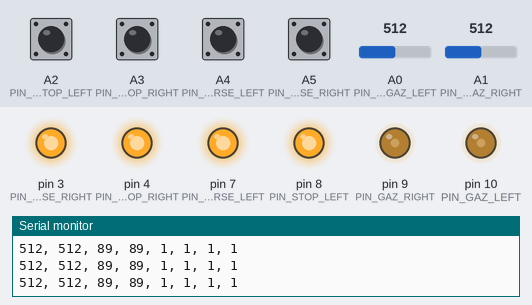
The sketch below on a simulated Arduino Uno, built with avr-gcc and run on an emulated ATmega328P. Parts: output pins drawn as LEDs (lit = HIGH), the last lines printed to the serial monitor. Inputs (shaded band) come from the test bench; at power-on: A2 (PIN_BTN_STOP_LEFT), A3 (PIN_BTN_STOP_RIGHT), A4 (PIN_BTN_REVERSE_LEFT), A5 (PIN_BTN_REVERSE_RIGHT) HIGH, A0 (PIN_REG_GAZ_LEFT) = 512, A1 (PIN_REG_GAZ_RIGHT) = 512.

Above: at 1.2 s.
1.3 s: A0 (PIN_REG_GAZ_LEFT) set to 0
At 2.0 s:
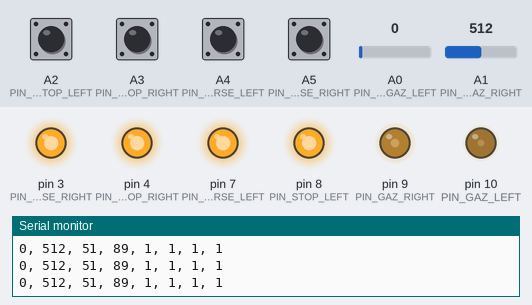
2.8 s: A1 (PIN_REG_GAZ_RIGHT) set to 122
At 3.3 s:
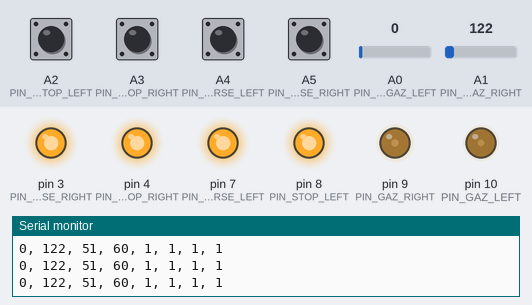
4.3 s: A2 (PIN_BTN_STOP_LEFT) pulled LOW for 0.15 s
At 4.37 s:
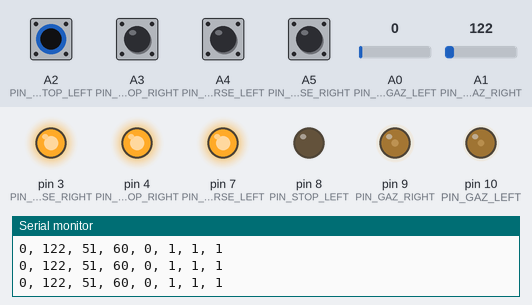
5.9 s: A3 (PIN_BTN_STOP_RIGHT) pulled LOW for 0.15 s
At 5.98 s:
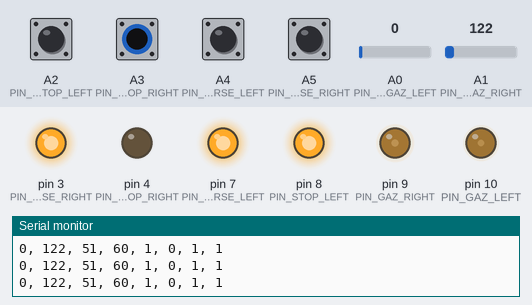
7.5 s: A4 (PIN_BTN_REVERSE_LEFT) pulled LOW for 0.15 s
At 7.57 s:
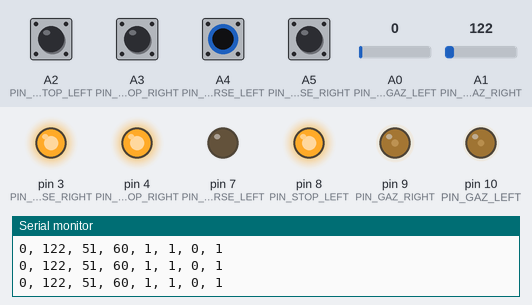
9.1 s: A5 (PIN_BTN_REVERSE_RIGHT) pulled LOW for 0.15 s
At 9.17 s:
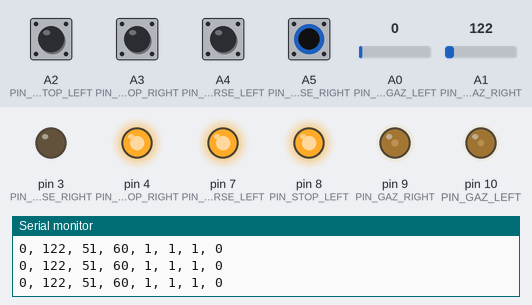
Timing chart, 0 to 11.7 s (numbered marks = the images above; inputs shaded):
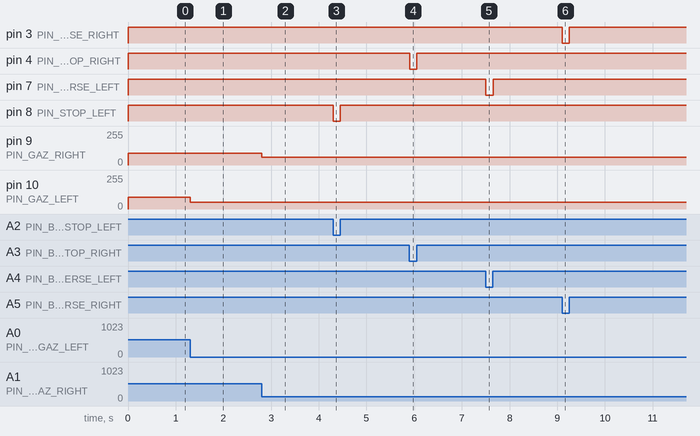

Measured:
- after the input at 1.3 s, pin 10 (PIN_GAZ_LEFT): 89/255 → 51/255 at once
- after the input at 2.8 s, pin 9 (PIN_GAZ_RIGHT): 89/255 → 60/255 at once
- after the input at 4.3 s, pin 8 (PIN_STOP_LEFT): HIGH → LOW at once, → HIGH 0.15 s later
- after the input at 5.9 s, pin 4 (PIN_STOP_RIGHT): HIGH → LOW at once, → HIGH 0.15 s later
- after the input at 7.5 s, pin 7 (PIN_REVERSE_LEFT): HIGH → LOW at once, → HIGH 0.15 s later
- after the input at 9.1 s, pin 3 (PIN_REVERSE_RIGHT): HIGH → LOW at once, → HIGH 0.15 s later

The sketch:

pdu.ino
```cpp
/*
 * Программа контроллера пульта ручного управления МПП
 *
 * @author Maxim Rovbo
 * @date 22.08.2016
 * @date LP 01.09.2016
 */

//
// Определение портов
//
// *** Выходы

// Управление скоростью
int PIN_GAZ_LEFT = 10;
int PIN_GAZ_RIGHT = 9;

// Останов
int PIN_STOP_LEFT = 8;
int PIN_STOP_RIGHT = 4;

// Реверс
int PIN_REVERSE_LEFT = 7;
int PIN_REVERSE_RIGHT = 3;

// *** Входы
// Органы управления (аналоговые входы)
// Ручки газа (A0, A1)
int PIN_REG_GAZ_LEFT = A0;
int PIN_REG_GAZ_RIGHT = A1;

// Аналоговые входы, которые будут использоваться в цифровом режиме
// Клавиши "стоп"
int PIN_BTN_STOP_LEFT = A2;
int PIN_BTN_STOP_RIGHT = A3;

int PIN_BTN_REVERSE_LEFT = A4;
int PIN_BTN_REVERSE_RIGHT = A5;

//-------------------------------------------------

double MIN_V = 1.0; // минимальное напряжение управляющего сигнала скорости,
                    // соответствующее 0 скорости
double MAX_V = 2.5; // максимальное напряжение управляющего сигнала скорости,
                    // соответствующее максимальной скорости

int MAX_ADC = 1024; // максимальное дискретное значение скорости
double V_to_ADC = 255 / 5.0; // перевод сигнала ручки в дискретные значения скорости

void setup()
{
  Serial.begin(115200);

  // Изменение множителя счётчика на частоту 31 кГц на выходах 9, 10;
  // (http://arduino-info.wikispaces.com/Arduino-PWM-Frequency)
  TCCR1B = TCCR1B & B11111000 | B00000001;
  /*
  изменение множителя счётчика на частоту 31 кГц на выходах 3, 11;
  TCCR2B = TCCR2B & B11111000 | B00000001;
  */

  // Входы
  pinMode(PIN_BTN_STOP_LEFT, INPUT_PULLUP);
  pinMode(PIN_BTN_STOP_RIGHT, INPUT_PULLUP);
  pinMode(PIN_BTN_REVERSE_LEFT, INPUT_PULLUP);
  pinMode(PIN_BTN_REVERSE_RIGHT, INPUT_PULLUP);

  // На всякий случай:
  digitalWrite(PIN_BTN_STOP_LEFT, HIGH);
  digitalWrite(PIN_BTN_STOP_RIGHT, HIGH);
  digitalWrite(PIN_BTN_REVERSE_LEFT, HIGH);
  digitalWrite(PIN_BTN_REVERSE_RIGHT, HIGH);

  // Выходы
  pinMode(PIN_GAZ_LEFT, OUTPUT);
  pinMode(PIN_GAZ_RIGHT, OUTPUT);

  pinMode(PIN_STOP_LEFT, OUTPUT);
  pinMode(PIN_STOP_RIGHT, OUTPUT);

  pinMode(PIN_REVERSE_LEFT, OUTPUT);
  pinMode(PIN_REVERSE_RIGHT, OUTPUT);
}

void loop()
{
  int lspeed, rspeed;
  int ldata, rdata;
  int button_brakes_0, button_brakes_1;
  int button_reverse_0, button_reverse_1;

  // Считывание кнопок тормозов
  button_brakes_0 = digitalRead(PIN_BTN_STOP_LEFT);
  button_brakes_1 = digitalRead(PIN_BTN_STOP_RIGHT);

  // Считывание кнопок реверса
  button_reverse_0 = digitalRead(PIN_BTN_REVERSE_LEFT);
  button_reverse_1 = digitalRead(PIN_BTN_REVERSE_RIGHT);

  // Считывание значений ручек скорости
  ldata = analogRead(PIN_REG_GAZ_LEFT);
  rdata = analogRead(PIN_REG_GAZ_RIGHT);

  // перевод значений ручек скоростей в напряжение на выходе для управления
  lspeed = (MIN_V + (MAX_V - MIN_V) * ldata / MAX_ADC) * V_to_ADC;
  rspeed = (MIN_V + (MAX_V - MIN_V) * rdata / MAX_ADC) * V_to_ADC;

  // отладочная печать скорости
  Serial.print(ldata);
  Serial.print(", ");
  Serial.print(rdata);

  // отладочная печать входных значений кнопок и переведённой скорости
  Serial.print(", ");
  Serial.print(lspeed);
  Serial.print(", ");
  Serial.print(rspeed);
  Serial.print(", ");
  Serial.print(button_brakes_0);
  Serial.print(", ");
  Serial.print(button_brakes_1);
  Serial.print(", ");
  Serial.print(button_reverse_0);
  Serial.print(", ");
  Serial.print(button_reverse_1);
  Serial.println();

  // Выставление управляющего сигнала скорости
  analogWrite(PIN_GAZ_LEFT, lspeed);
  analogWrite(PIN_GAZ_RIGHT, rspeed);

  // Выставление сигналов кнопок
  digitalWrite(PIN_STOP_LEFT, button_brakes_0);
  digitalWrite(PIN_STOP_RIGHT, button_brakes_1);
  digitalWrite(PIN_REVERSE_LEFT, button_reverse_0);
  digitalWrite(PIN_REVERSE_RIGHT, button_reverse_1);

  delay(5);
}
```
